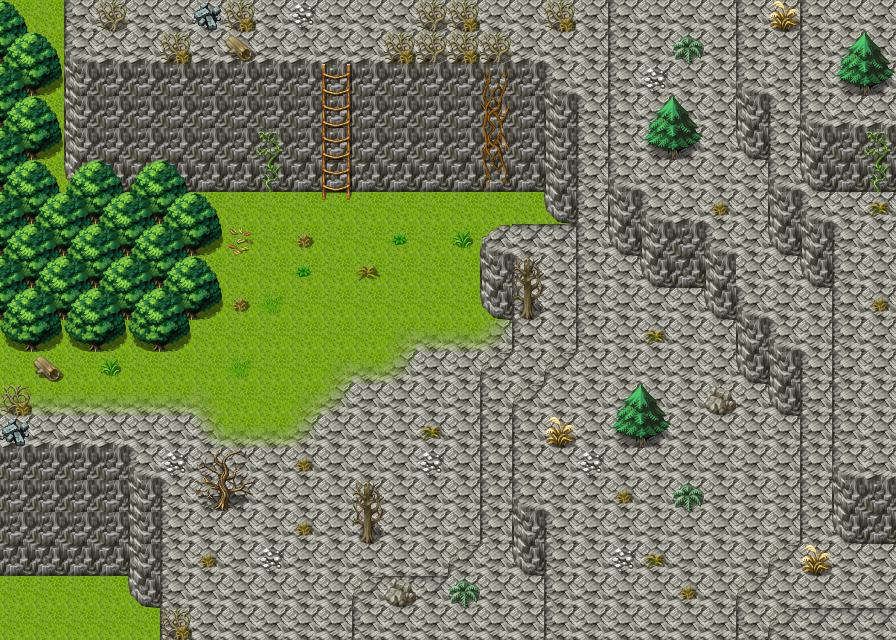

The image is a tile-based game level rendered from a .tmx file. Its description and source (layers, tilesets, objects; grid data summarised) follow:
An orthogonal 28x20 tile map with 32x32 px tiles, 3 tile layers (Ground, Objects, Above), 1 hidden layer not drawn, 60 tilesets and 4 objects (2x mapchange, 2x spawn).

<map version="2017.05.26" orientation="orthogonal" renderorder="right-down" width="28" height="20" tilewidth="32" tileheight="32" nextobjectid="5">
 <properties>
  <property name="outdoors" value="1" />
 </properties>
 <tileset firstgid="1" name="map_bed_1" tilewidth="32" tileheight="32" tilecount="128" columns="16">
  <image source="../drawable/map_bed_1.png" width="512" height="256" />
 </tileset>
 <tileset firstgid="129" name="map_border_1" tilewidth="32" tileheight="32" tilecount="128" columns="16">
  <image source="../drawable/map_border_1.png" width="512" height="256" />
 </tileset>
 <tileset firstgid="257" name="map_bridge_1" tilewidth="32" tileheight="32" tilecount="128" columns="16">
  <image source="../drawable/map_bridge_1.png" width="512" height="256" />
 </tileset>
 <tileset firstgid="385" name="map_bridge_2" tilewidth="32" tileheight="32" tilecount="128" columns="16">
  <image source="../drawable/map_bridge_2.png" width="512" height="256" />
 </tileset>
 <tileset firstgid="513" name="map_broken_1" tilewidth="32" tileheight="32" tilecount="128" columns="16">
  <image source="../drawable/map_broken_1.png" width="512" height="256" />
 </tileset>
 <tileset firstgid="641" name="map_cavewall_1" tilewidth="32" tileheight="32" tilecount="108" columns="18">
  <image source="../drawable/map_cavewall_1.png" width="576" height="192" />
 </tileset>
 <tileset firstgid="749" name="map_cavewall_2" tilewidth="32" tileheight="32" tilecount="108" columns="18">
  <image source="../drawable/map_cavewall_2.png" width="576" height="192" />
 </tileset>
 <tileset firstgid="857" name="map_cavewall_3" tilewidth="32" tileheight="32" tilecount="108" columns="18">
  <image source="../drawable/map_cavewall_3.png" width="576" height="192" />
 </tileset>
 <tileset firstgid="965" name="map_cavewall_4" tilewidth="32" tileheight="32" tilecount="108" columns="18">
  <image source="../drawable/map_cavewall_4.png" width="576" height="192" />
 </tileset>
 <tileset firstgid="1073" name="map_chair_table_1" tilewidth="32" tileheight="32" tilecount="128" columns="16">
  <image source="../drawable/map_chair_table_1.png" width="512" height="256" />
 </tileset>
 <tileset firstgid="1201" name="map_chair_table_2" tilewidth="32" tileheight="32" tilecount="128" columns="16">
  <image source="../drawable/map_chair_table_2.png" width="512" height="256" />
 </tileset>
 <tileset firstgid="1329" name="map_crate_1" tilewidth="32" tileheight="32" tilecount="128" columns="16">
  <image source="../drawable/map_crate_1.png" width="512" height="256" />
 </tileset>
 <tileset firstgid="1457" name="map_cupboard_1" tilewidth="32" tileheight="32" tilecount="128" columns="16">
  <image source="../drawable/map_cupboard_1.png" width="512" height="256" />
 </tileset>
 <tileset firstgid="1585" name="map_curtain_1" tilewidth="32" tileheight="32" tilecount="128" columns="16">
  <image source="../drawable/map_curtain_1.png" width="512" height="256" />
 </tileset>
 <tileset firstgid="1713" name="map_entrance_1" tilewidth="32" tileheight="32" tilecount="128" columns="16">
  <image source="../drawable/map_entrance_1.png" width="512" height="256" />
 </tileset>
 <tileset firstgid="1841" name="map_entrance_2" tilewidth="32" tileheight="32" tilecount="128" columns="16">
  <image source="../drawable/map_entrance_2.png" width="512" height="256" />
 </tileset>
 <tileset firstgid="1969" name="map_fence_1" tilewidth="32" tileheight="32" tilecount="128" columns="16">
  <image source="../drawable/map_fence_1.png" width="512" height="256" />
 </tileset>
 <tileset firstgid="2097" name="map_fence_2" tilewidth="32" tileheight="32" tilecount="128" columns="16">
  <image source="../drawable/map_fence_2.png" width="512" height="256" />
 </tileset>
 <tileset firstgid="2225" name="map_fence_3" tilewidth="32" tileheight="32" tilecount="128" columns="16">
  <image source="../drawable/map_fence_3.png" width="512" height="256" />
 </tileset>
 <tileset firstgid="2353" name="map_fence_4" tilewidth="32" tileheight="32" tilecount="128" columns="16">
  <image source="../drawable/map_fence_4.png" width="512" height="256" />
 </tileset>
 <tileset firstgid="2481" name="map_ground_1" tilewidth="32" tileheight="32" tilecount="128" columns="16">
  <image source="../drawable/map_ground_1.png" width="512" height="256" />
 </tileset>
 <tileset firstgid="2609" name="map_ground_2" tilewidth="32" tileheight="32" tilecount="128" columns="16">
  <image source="../drawable/map_ground_2.png" width="512" height="256" />
 </tileset>
 <tileset firstgid="2737" name="map_ground_3" tilewidth="32" tileheight="32" tilecount="128" columns="16">
  <image source="../drawable/map_ground_3.png" width="512" height="256" />
 </tileset>
 <tileset firstgid="2865" name="map_ground_4" tilewidth="32" tileheight="32" tilecount="128" columns="16">
  <image source="../drawable/map_ground_4.png" width="512" height="256" />
 </tileset>
 <tileset firstgid="2993" name="map_ground_5" tilewidth="32" tileheight="32" tilecount="128" columns="16">
  <image source="../drawable/map_ground_5.png" width="512" height="256" />
 </tileset>
 <tileset firstgid="3121" name="map_ground_6" tilewidth="32" tileheight="32" tilecount="128" columns="16">
  <image source="../drawable/map_ground_6.png" width="512" height="256" />
 </tileset>
 <tileset firstgid="3249" name="map_ground_7" tilewidth="32" tileheight="32" tilecount="128" columns="16">
  <image source="../drawable/map_ground_7.png" width="512" height="256" />
 </tileset>
 <tileset firstgid="3377" name="map_ground_8" tilewidth="32" tileheight="32" tilecount="128" columns="16">
  <image source="../drawable/map_ground_8.png" width="512" height="256" />
 </tileset>
 <tileset firstgid="3505" name="map_house_1" tilewidth="32" tileheight="32" tilecount="128" columns="16">
  <image source="../drawable/map_house_1.png" width="512" height="256" />
 </tileset>
 <tileset firstgid="3633" name="map_house_2" tilewidth="32" tileheight="32" tilecount="128" columns="16">
  <image source="../drawable/map_house_2.png" width="512" height="256" />
 </tileset>
 <tileset firstgid="3761" name="map_indoor_1" tilewidth="32" tileheight="32" tilecount="128" columns="16">
  <image source="../drawable/map_indoor_1.png" width="512" height="256" />
 </tileset>
 <tileset firstgid="3889" name="map_indoor_2" tilewidth="32" tileheight="32" tilecount="128" columns="16">
  <image source="../drawable/map_indoor_2.png" width="512" height="256" />
 </tileset>
 <tileset firstgid="4017" name="map_kitchen_1" tilewidth="32" tileheight="32" tilecount="128" columns="16">
  <image source="../drawable/map_kitchen_1.png" width="512" height="256" />
 </tileset>
 <tileset firstgid="4145" name="map_outdoor_1" tilewidth="32" tileheight="32" tilecount="128" columns="16">
  <image source="../drawable/map_outdoor_1.png" width="512" height="256" />
 </tileset>
 <tileset firstgid="4273" name="map_pillar_1" tilewidth="32" tileheight="32" tilecount="128" columns="16">
  <image source="../drawable/map_pillar_1.png" width="512" height="256" />
 </tileset>
 <tileset firstgid="4401" name="map_pillar_2" tilewidth="32" tileheight="32" tilecount="128" columns="16">
  <image source="../drawable/map_pillar_2.png" width="512" height="256" />
 </tileset>
 <tileset firstgid="4529" name="map_plant_1" tilewidth="32" tileheight="32" tilecount="128" columns="16">
  <image source="../drawable/map_plant_1.png" width="512" height="256" />
 </tileset>
 <tileset firstgid="4657" name="map_plant_2" tilewidth="32" tileheight="32" tilecount="128" columns="16">
  <image source="../drawable/map_plant_2.png" width="512" height="256" />
 </tileset>
 <tileset firstgid="4785" name="map_rock_1" tilewidth="32" tileheight="32" tilecount="128" columns="16">
  <image source="../drawable/map_rock_1.png" width="512" height="256" />
 </tileset>
 <tileset firstgid="4913" name="map_rock_2" tilewidth="32" tileheight="32" tilecount="128" columns="16">
  <image source="../drawable/map_rock_2.png" width="512" height="256" />
 </tileset>
 <tileset firstgid="5041" name="map_roof_1" tilewidth="32" tileheight="32" tilecount="128" columns="16">
  <image source="../drawable/map_roof_1.png" width="512" height="256" />
 </tileset>
 <tileset firstgid="5169" name="map_roof_2" tilewidth="32" tileheight="32" tilecount="128" columns="16">
  <image source="../drawable/map_roof_2.png" width="512" height="256" />
 </tileset>
 <tileset firstgid="5297" name="map_roof_3" tilewidth="32" tileheight="32" tilecount="128" columns="16">
  <image source="../drawable/map_roof_3.png" width="512" height="256" />
 </tileset>
 <tileset firstgid="5425" name="map_shop_1" tilewidth="32" tileheight="32" tilecount="128" columns="16">
  <image source="../drawable/map_shop_1.png" width="512" height="256" />
 </tileset>
 <tileset firstgid="5553" name="map_sign_ladder_1" tilewidth="32" tileheight="32" tilecount="128" columns="16">
  <image source="../drawable/map_sign_ladder_1.png" width="512" height="256" />
 </tileset>
 <tileset firstgid="5681" name="map_table_1" tilewidth="32" tileheight="32" tilecount="128" columns="16">
  <image source="../drawable/map_table_1.png" width="512" height="256" />
 </tileset>
 <tileset firstgid="5809" name="map_trail_1" tilewidth="32" tileheight="32" tilecount="128" columns="16">
  <image source="../drawable/map_trail_1.png" width="512" height="256" />
 </tileset>
 <tileset firstgid="5937" name="map_transition_1" tilewidth="32" tileheight="32" tilecount="128" columns="16">
  <image source="../drawable/map_transition_1.png" width="512" height="256" />
 </tileset>
 <tileset firstgid="6065" name="map_transition_2" tilewidth="32" tileheight="32" tilecount="128" columns="16">
  <image source="../drawable/map_transition_2.png" width="512" height="256" />
 </tileset>
 <tileset firstgid="6193" name="map_transition_3" tilewidth="32" tileheight="32" tilecount="128" columns="16">
  <image source="../drawable/map_transition_3.png" width="512" height="256" />
 </tileset>
 <tileset firstgid="6321" name="map_transition_4" tilewidth="32" tileheight="32" tilecount="128" columns="16">
  <image source="../drawable/map_transition_4.png" width="512" height="256" />
 </tileset>
 <tileset firstgid="6449" name="map_transition_5" tilewidth="32" tileheight="32" tilecount="128" columns="16">
  <image source="../drawable/map_transition_5.png" width="512" height="256" />
 </tileset>
 <tileset firstgid="6577" name="map_tree_1" tilewidth="32" tileheight="32" tilecount="128" columns="16">
  <image source="../drawable/map_tree_1.png" width="512" height="256" />
 </tileset>
 <tileset firstgid="6705" name="map_tree_2" tilewidth="32" tileheight="32" tilecount="128" columns="16">
  <image source="../drawable/map_tree_2.png" width="512" height="256" />
 </tileset>
 <tileset firstgid="6833" name="map_wall_1" tilewidth="32" tileheight="32" tilecount="128" columns="16">
  <image source="../drawable/map_wall_1.png" width="512" height="256" />
 </tileset>
 <tileset firstgid="6961" name="map_wall_2" tilewidth="32" tileheight="32" tilecount="120" columns="15">
  <image source="../drawable/map_wall_2.png" width="480" height="256" />
 </tileset>
 <tileset firstgid="7081" name="map_wall_3" tilewidth="32" tileheight="32" tilecount="120" columns="15">
  <image source="../drawable/map_wall_3.png" width="480" height="256" />
 </tileset>
 <tileset firstgid="7201" name="map_wall_4" tilewidth="32" tileheight="32" tilecount="120" columns="15">
  <image source="../drawable/map_wall_4.png" width="480" height="256" />
 </tileset>
 <tileset firstgid="7321" name="map_window_1" tilewidth="32" tileheight="32" tilecount="128" columns="16">
  <image source="../drawable/map_window_1.png" width="512" height="256" />
 </tileset>
 <tileset firstgid="7449" name="map_window_2" tilewidth="32" tileheight="32" tilecount="128" columns="16">
  <image source="../drawable/map_window_2.png" width="512" height="256" />
 </tileset>
 <layer name="Ground" width="28" height="20">
  <data>[560 cells, 559 non-empty, 9 distinct tile ids]</data>
 </layer>
 <layer name="Objects" width="28" height="20">
  <data>[560 cells, 243 non-empty, 44 distinct tile ids]</data>
 </layer>
 <layer name="Above" width="28" height="20">
  <data>[560 cells, 44 non-empty, 22 distinct tile ids]</data>
 </layer>
 <layer name="Walkable" width="28" height="20" visible="0">
  <data>[560 cells, 413 non-empty, 1 distinct tile ids]</data>
 </layer>
 <objectgroup name="Mapevents">
  <object id="1" name="south" type="mapchange" x="192" y="608" width="160" height="32">
   <properties>
    <property name="map" value="waytolake7" />
    <property name="place" value="north" />
   </properties>
  </object>
  <object id="2" name="north" type="mapchange" x="256" y="0" width="160" height="32">
   <properties>
    <property name="map" value="waytolake9" />
    <property name="place" value="south" />
   </properties>
  </object>
 </objectgroup>
 <objectgroup name="Spawn">
  <object id="3" name="scaradon_3" type="spawn" x="32" y="192" width="512" height="224">
   <properties>
    <property name="quantity" value="6" />
    <property name="spawngroup" value="scaradon_3" />
   </properties>
  </object>
  <object id="4" name="scaradon_2" type="spawn" x="160" y="352" width="320" height="256">
   <properties>
    <property name="quantity" value="4" />
    <property name="spawngroup" value="scaradon_2" />
   </properties>
  </object>
 </objectgroup>
 <objectgroup name="Keys" />
</map>
